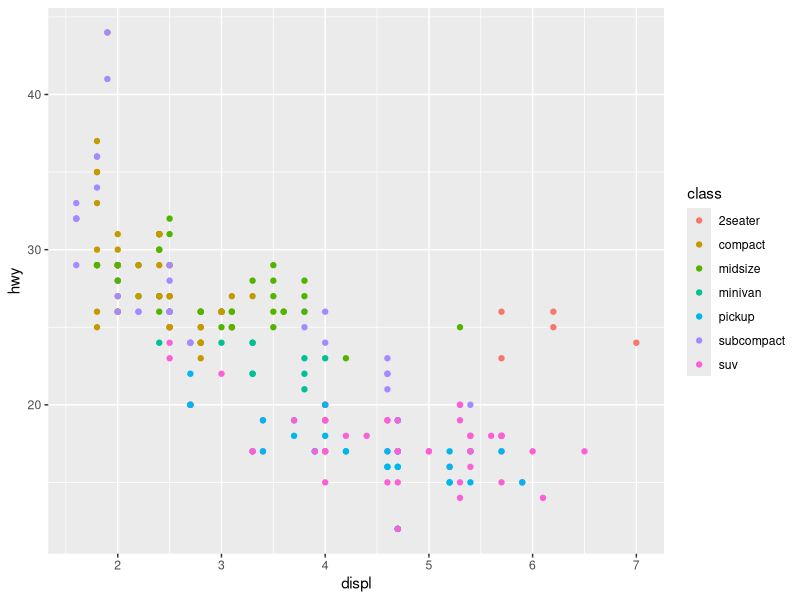
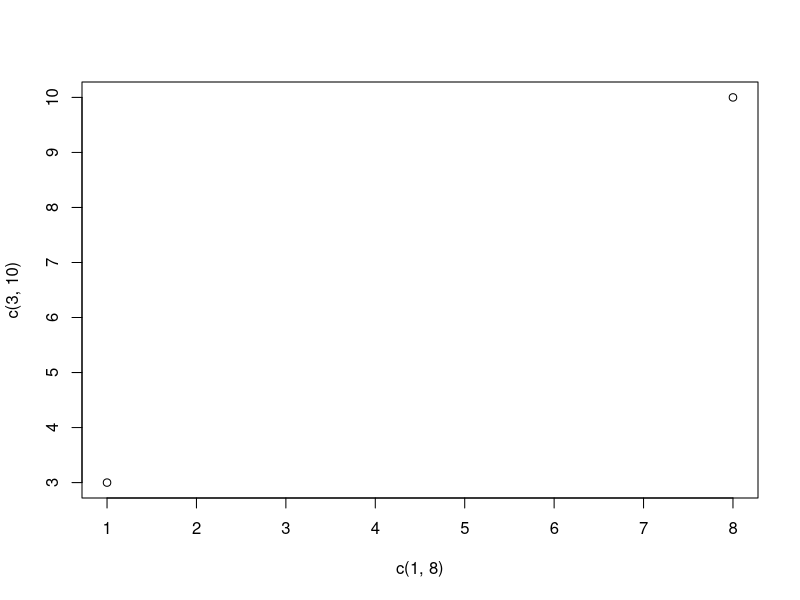
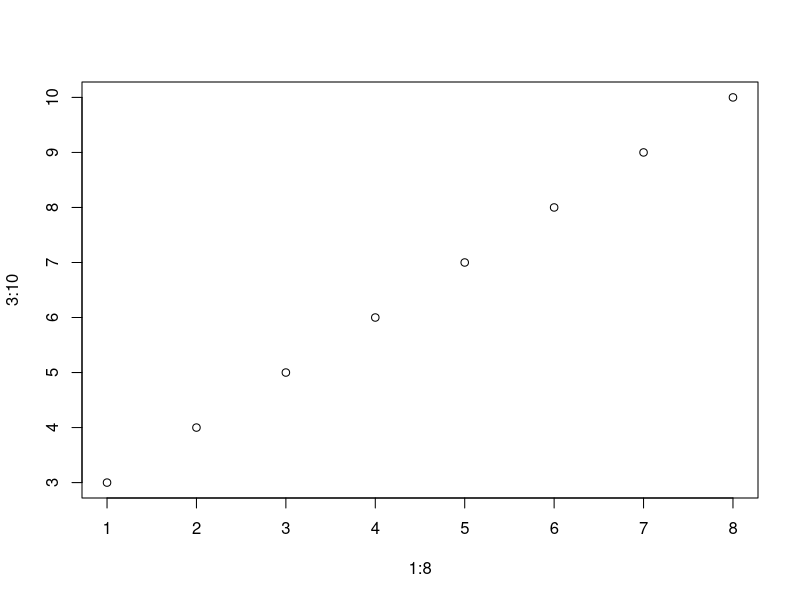
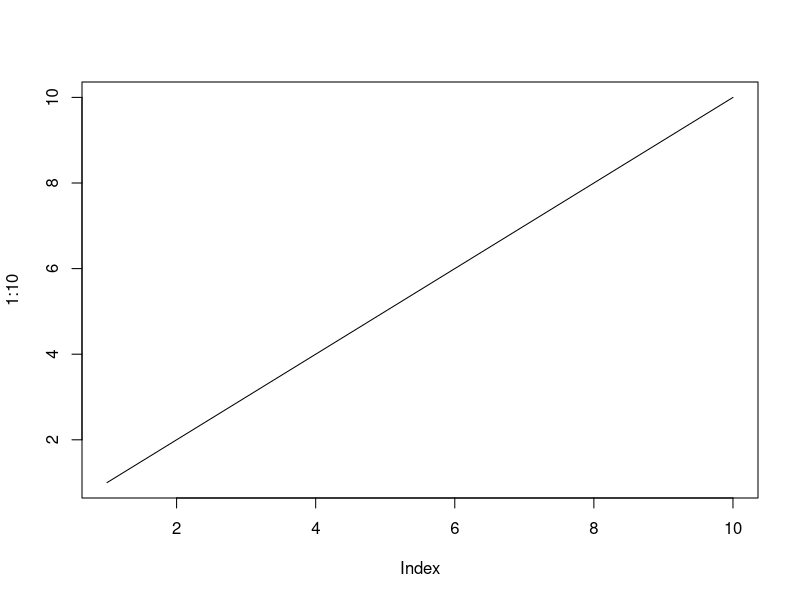
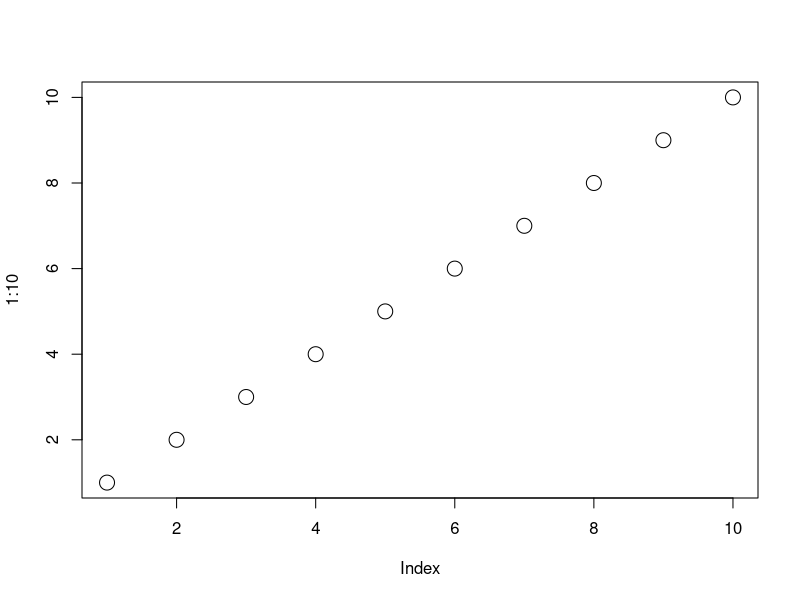
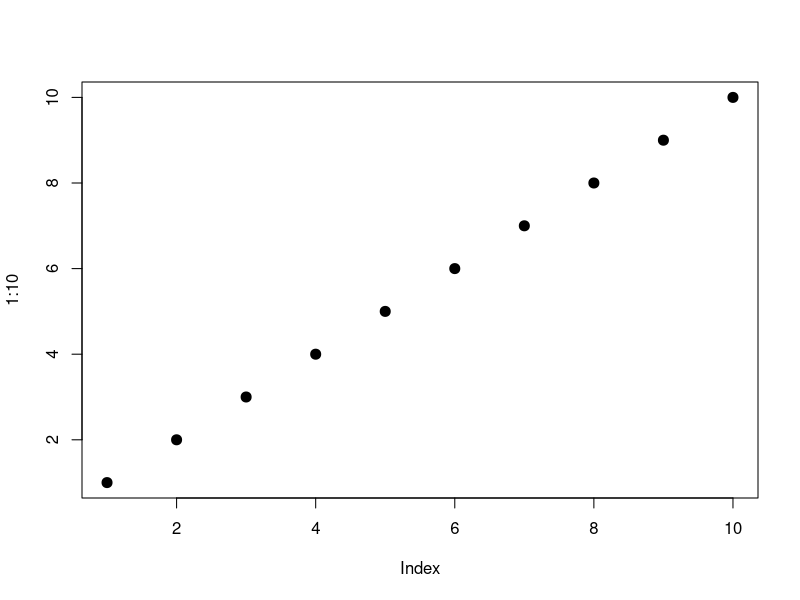

The R source for these figures, in order:
# Install ggplot2 if not already installed
install.packages("ggplot2")

# Load the ggplot2 library
library(ggplot2)

# Load the 'mpg' dataset
data(mpg)

# Create a scatter plot using ggplot2
ggplot(mpg, aes(displ, hwy, colour = class)) +
  geom_point()  # Use geom_point for scatter plot


# 1. Plot with two points
plot(c(1, 8), c(3, 10))

# 2. Scatter plot with sequences of equal length
plot(1:8, 3:10)

# 3. Line plot
plot(1:10, type = "l")

# 4. Scatter plot with larger points
plot(1:10, cex = 2)

# 5. Scatter plot with different point shape and larger points
plot(1:10, pch = 20, cex = 2)

